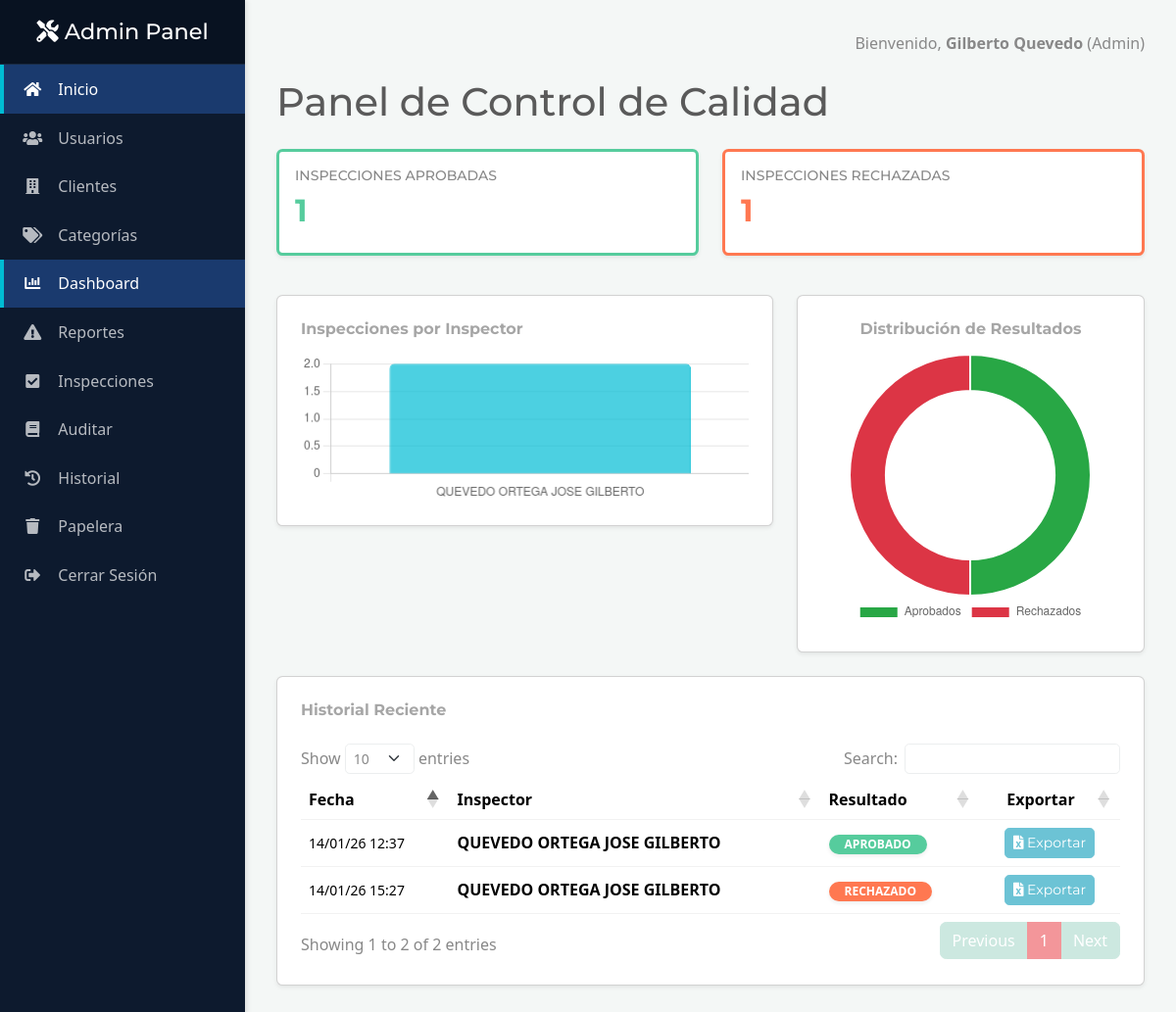
The app's page /admin/dashboard.php (signed in) with its own data.
### tables this page shows
CREATE TABLE `resumen_calidad` (
  `id` int(11) NOT NULL,
  `fecha` datetime NOT NULL,
  `formato` varchar(50) NOT NULL,
  `inspector` varchar(100) NOT NULL,
  `unidad` varchar(50) DEFAULT NULL,
  `resultado` varchar(20) NOT NULL,
  `archivo_csv` varchar(255) NOT NULL
);

### admin/dashboard.php (the view, shortened to what this page needs)
<?php
include '../config/db.php';
$registros_validos = [];
$aprobados = 0;
$rechazados = 0;
$conteo_inspecciones = [];
$sql = "SELECT * FROM resumen_calidad ORDER BY fecha DESC";
$res = $conn->query($sql);
if ($res && $res->num_rows > 0) {
    while ($row = $res->fetch_assoc()) {
        $registros_validos[] = $row;
        $estado = strtoupper(trim($row['resultado']));
        if ($estado == 'APROBADO') {
            $aprobados++;
        } else {
            $rechazados++;
        }
        $ins = $row['inspector'];
        if (!isset($conteo_inspecciones[$ins])) {
            $conteo_inspecciones[$ins] = 0;
        }
        $conteo_inspecciones[$ins]++;
    }
}
$labels_barras = array_keys($conteo_inspecciones);
$data_barras = array_values($conteo_inspecciones);
require_once __DIR__ . '/../templates/header.php';
?>
<h1 class="mb-4">Panel de Control de Calidad</h1>
<div class="row mb-4">
    <div class="col-md-6 mb-3">
        <div class="card shadow-sm p-3 border-success border-3">
            <h6 class="text-uppercase small">Inspecciones Aprobadas</h6>
            <h2 class="fw-bold text-success"><?= $aprobados ?></h2>
        </div>
    </div>
    <div class="col-md-6 mb-3">
        <div class="card shadow-sm p-3 border-danger border-3">
            <h6 class="text-uppercase small">Inspecciones Rechazadas</h6>
            <h2 class="fw-bold text-danger"><?= $rechazados ?></h2>
        </div>
    </div>
</div>
<div class="row mb-4">
    <div class="col-md-7">
        <div class="card shadow-sm p-4">
            <h6 class="fw-bold text-muted mb-3">Inspecciones por Inspector</h6>
            <canvas id="chartBar" height="150"></canvas>
        </div>
    </div>
    <div class="col-md-5">
        <div class="card shadow-sm p-4 text-center">
            <h6 class="fw-bold text-muted mb-3">Distribución de Resultados</h6>
            <div style="max-width: 280px; margin: auto;">
                <canvas id="chartPie"></canvas>
            </div>
        </div>
    </div>
</div>
<div class="card shadow-sm p-4 mb-5">
    <h6 class="fw-bold text-muted mb-4">Historial Reciente</h6>
    <div class="table-responsive">
        <table class="table table-hover align-middle" id="dataTable">
            <thead>
                <tr>
                    <th>Fecha</th>
                    <th>Inspector</th>
                    <th>Resultado</th>
                    <th class="text-center">Exportar</th>
                </tr>
            </thead>
            <tbody>
                <?php foreach ($registros_validos as $r):
                    $status = strtoupper(trim($r['resultado']));
                    $badge = ($status == 'APROBADO') ? 'bg-success' : 'bg-danger';
                ?>
                    <tr>
                        <td class="small"><?= date("d/m/y H:i", strtotime($r['fecha'])) ?></td>
                        <td class="fw-bold"><?= htmlspecialchars($r['inspector']) ?></td>
                        <td><span class="badge rounded-pill <?= $badge ?> px-3 shadow-sm"><?= $status ?></span></td>
                        <td class="text-center">
                            <a href="../quality/llenar_formato.php?archivo=<?= urlencode($r['archivo_csv']) ?>"
                               class="btn btn-sm btn-info">
                                <i class="fas fa-file-excel"></i> Exportar
                            </a>
                        </td>
                    </tr>
                <?php endforeach; ?>
            </tbody>
        </table>
    </div>
</div>
<script>
    // Gráfica de Barras
    const ctxBar = document.getElementById('chartBar').getContext('2d');
    new Chart(ctxBar, {
        type: 'bar',
        data: {
            labels: <?= json_encode($labels_barras) ?>,
            datasets: [{
                label: 'Cantidad',
                data: <?= json_encode($data_barras) ?>,
                backgroundColor: 'rgba(0, 188, 212, 0.7)', // Minty accent color
                borderColor: 'rgba(0, 188, 212, 1)',
                borderWidth: 1,
                borderRadius: 5
            }]
        },
        options: {
            responsive: true,
            plugins: { legend: { display: false } },
            scales: {
                y: { beginAtZero: true }
            }
        }
    });
    // Gráfica de Pastel
    const ctxPie = document.getElementById('chartPie').getContext('2d');
    new Chart(ctxPie, {
        type: 'doughnut',
        data: {
            labels: ['Aprobados', 'Rechazados'],
            datasets: [{
                data: [<?= $aprobados ?>, <?= $rechazados ?>],
                backgroundColor: ['#28a745', '#dc3545'] // Green for approved, Red for rejected
            }]
        },
        options: {
            responsive: true,
            cutout: '70%',
            plugins: { legend: { position: 'bottom' } }
        }
    });
</script>
<?php require_once __DIR__ . '/../templates/footer.php'; ?>

### css/style.css (style rules this page uses)
body { display: flex; background-color: #f4f7f6; }

### records on screen
resumen_calidad: fecha "14/01/26 15:27", inspector "QUEVEDO ORTEGA JOSE GILBERTO", resultado "RECHAZADO"
resumen_calidad: fecha "14/01/26 12:37", inspector "QUEVEDO ORTEGA JOSE GILBERTO", resultado "APROBADO"

### other values on screen
$nombre_usuario "Gilberto Quevedo"
$rol "Admin"
$aprobados "1"
$rechazados "1"
chart data {{ json_encode($labels_barras) }} ["QUEVEDO ORTEGA JOSE GILBERTO"]
chart data {{ json_encode($data_barras) }} [2]
chart data {{ $aprobados }} 1
chart data {{ $rechazados }} 1
